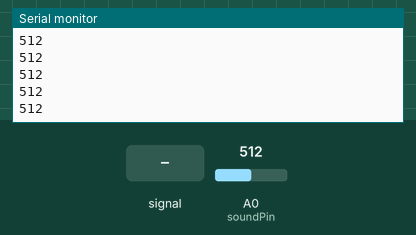
Recording of a sketch running on a simulated Arduino Uno, built with avr-gcc and run on an emulated ATmega328P. Parts: the last lines printed to the serial monitor. The inputs (shaded band) are chosen by the test bench; at power-on: A0 (soundPin) = 512.

Above: at 1.2 s.
1.3 s: A0 (soundPin) fed a 200 Hz sine of ±81 counts around its level
At 2.2 s:
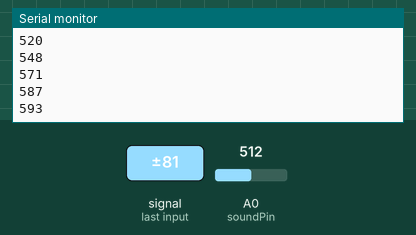
2.8 s: A0 (soundPin) set to 716
At 3.6 s:
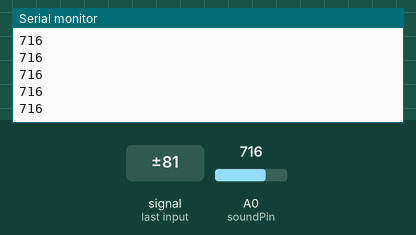
4.3 s: A0 (soundPin) fed a 1000 Hz sine of ±255 counts around its level
At 5.4 s:
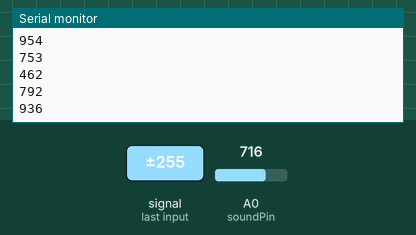
5.8 s: A0 (soundPin) set to 900
At 6.5 s:
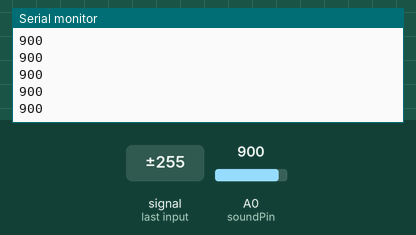
Timing chart, 0 to 8.3 s (numbered marks = the images above; inputs shaded):
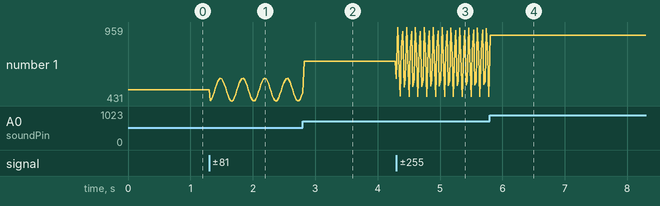

Measured:
- after the input at 1.3 s, the serial monitor: prints a new line at once (image 1)
- after the input at 4.3 s, the serial monitor: prints a new line at once (image 3)
- plotted number 1: 512 → 491 after the input at 1.3 s, 716 → 461 after the input at 4.3 s

The sketch:

mo.ino.ino
```cpp
int soundPin = A0;
int soundValue = 0;

void setup() {
  Serial.begin(9600);
}

void loop() {
  soundValue = analogRead(soundPin);

  Serial.println(soundValue);

  delay(20);
}
```
